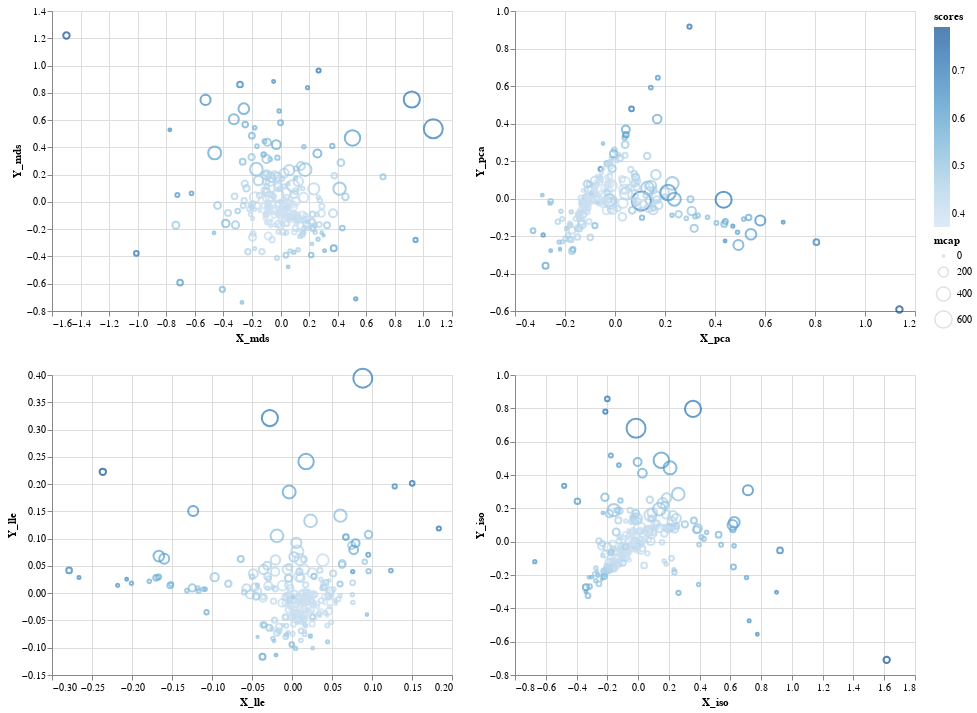

This figure's notebook cell:
### Code cell
interval = alt.selection_interval(encodings=['x', 'y'])

chart = alt.Chart(df_altair_scored).mark_point().encode(
    color=alt.condition(interval, 'scores', alt.value('lightgray')),
    tooltip=['ticker'],
    size='mcap',
).properties(selection=interval)

(chart.encode(x='X_mds', y='Y_mds') | chart.encode(x='X_pca', y='Y_pca')) &\
(chart.encode(x='X_lle', y='Y_lle') | chart.encode(x='X_iso', y='Y_iso'))

### Figure 1 — Vega-Lite specification as saved in the notebook (floating-point values rounded to 4 significant figures; data arrays with more than 128 entries replaced by an {"elided": "..."} marker saying what was removed)
{"$schema": "https://vega.github.io/schema/vega-lite/v3.4.0.json", "config": {"mark": {"tooltip": null}, "view": {"height": 300, "width": 400}}, "data": {"name": "data-42c87a467254e8a83bd487e3ef95434d"}, "datasets": {"data-42c87a467254e8a83bd487e3ef95434d": {"elided": "246 records"}}, "vconcat": [{"hconcat": [{"encoding": {"color": {"condition": {"field": "scores", "selection": "selector009", "type": "quantitative"}, "value": "lightgray"}, "size": {"field": "mcap", "type": "quantitative"}, "tooltip": [{"field": "ticker", "type": "nominal"}], "x": {"field": "X_mds", "type": "quantitative"}, "y": {"field": "Y_mds", "type": "quantitative"}}, "mark": "point", "selection": {"selector009": {"encodings": ["x", "y"], "type": "interval"}}}, {"encoding": {"color": {"condition": {"field": "scores", "selection": "selector009", "type": "quantitative"}, "value": "lightgray"}, "size": {"field": "mcap", "type": "quantitative"}, "tooltip": [{"field": "ticker", "type": "nominal"}], "x": {"field": "X_pca", "type": "quantitative"}, "y": {"field": "Y_pca", "type": "quantitative"}}, "mark": "point", "selection": {"selector009": {"encodings": ["x", "y"], "type": "interval"}}}]}, {"hconcat": [{"encoding": {"color": {"condition": {"field": "scores", "selection": "selector009", "type": "quantitative"}, "value": "lightgray"}, "size": {"field": "mcap", "type": "quantitative"}, "tooltip": [{"field": "ticker", "type": "nominal"}], "x": {"field": "X_lle", "type": "quantitative"}, "y": {"field": "Y_lle", "type": "quantitative"}}, "mark": "point", "selection": {"selector009": {"encodings": ["x", "y"], "type": "interval"}}}, {"encoding": {"color": {"condition": {"field": "scores", "selection": "selector009", "type": "quantitative"}, "value": "lightgray"}, "size": {"field": "mcap", "type": "quantitative"}, "tooltip": [{"field": "ticker", "type": "nominal"}], "x": {"field": "X_iso", "type": "quantitative"}, "y": {"field": "Y_iso", "type": "quantitative"}}, "mark": "point", "selection": {"selector009": {"encodings": ["x", "y"], "type": "interval"}}}]}]}
